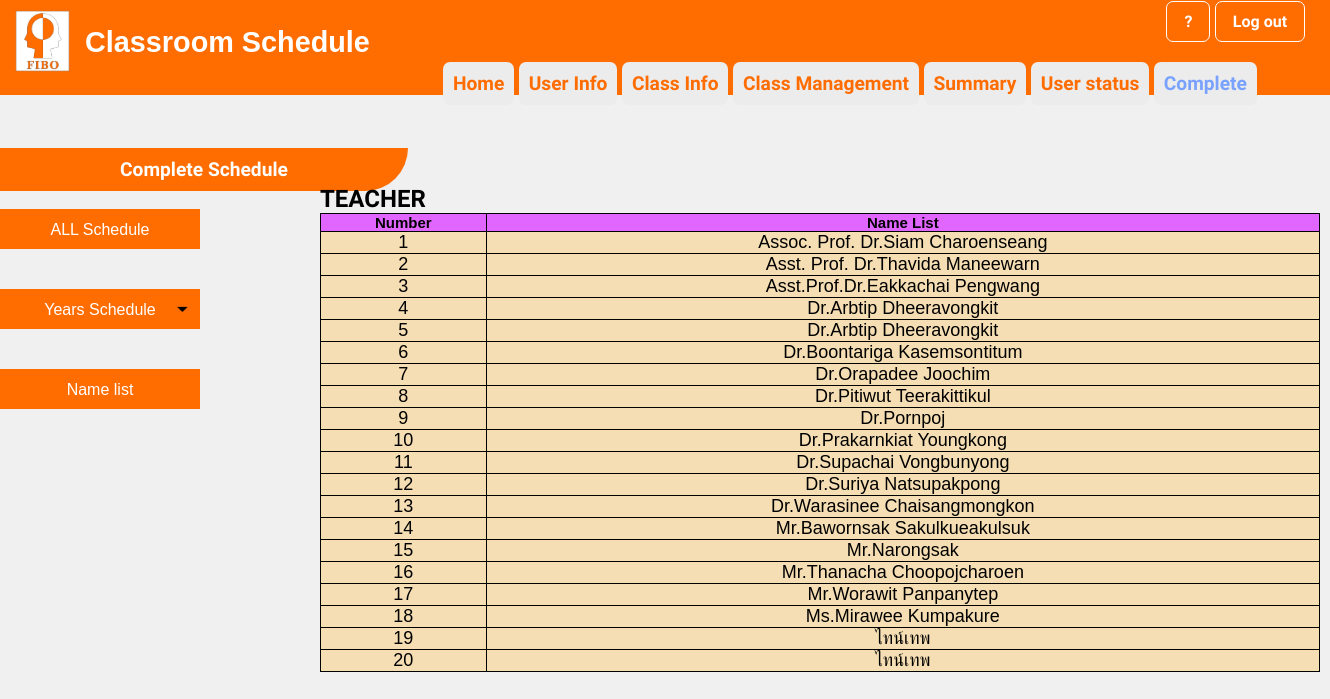
Page /admin7-2.php on the committed database.
### tables this page shows
CREATE TABLE `table_account` (
  `No` int(3) NOT NULL,
  `teacher_name` varchar(100) NOT NULL,
  `teacher_email` varchar(100) NOT NULL,
  `teacher_password` varchar(100) NOT NULL DEFAULT '1234',
  `teacher_status` varchar(100) NOT NULL DEFAULT 'T'
);

### admin7-2.php (the view, shortened to what this page needs)
<?php
      require 'dbconfig/config.php';
?>
<!DOCTYPE html>
<html lang="en">
  <head>
    <link rel="stylesheet" type="text/css" href="css/admin7-1.css">
    <link rel="stylesheet" type="text/css" href="css/admin7-2.css">
  </head>
  <body >
    <header>
        <img src="images/FIBO_logo.jpg" width="55" height="62" style="margin-top: 10px; margin-left: 10px">
        <div style="font-size: 1.8em; margin-top: -50px; margin-left: 80px">
        <b>Classroom Schedule</b>
        </div><br><br>
        </header>
        <div style="margin-top: -94px; margin-left:87.7%">
        <a href="index.php" class="btn"><b>?</b></a>
        <a href="index.php" class="btn"><b>Log out</b></a>
    </div>
    <div style="margin-top: 20px; margin-left:33.3%">
        <a href="admin1.php" class="btn1"><b>Home</b></a>
        <a href="admin2.php" class="btn1"><b>User Info</b></a>
        <a href="admin3.php" class="btn1"><b>Class Info</b></a>
        <a href="admin4.php" class="btn1"><b>Class Management</b></a>
        <a href="admin5.php" class="btn1"><b>Summary</b></a>
        <a href="admin6.php" class="btn1"><b>User status</b></a>
        <a href="admin7.php" class="btn1"style=" color: #79a2ff"><b>Complete</b></a>
    </div>
        <div style=" margin-top:25px">
        <br><b class="topics">Complete Schedule</b><br><br>
        <ul id="navbar">
                <li><a href="admin7.php"style ="
                    background-color:#ff6d00;">ALL Schedule</a>
                <li><a href="admin7-1.php" style ="background: url(images/arrow.png);
                    background-repeat: no-repeat;
                    background-size: 25px;
                    background-position: right center;
                    background-color:#ff6d00">Years Schedule</a>
                </li>
                <li><a href="admin7-2.php"style ="
                    background-repeat: no-repeat;
                    background-size: 25px;
                    background-position: right center;
                    background-color:#ff6d00;
                    margin-top : -0.5px">Name list</a>
                </li>
            </ul>
</div></br></br>
        <div  style="margin-top: -300px; margin-left: 320px" class="show">
        <h1>TEACHER</h1>
        <table>
            <tr class="head">
                <th rowspan="1">
                    Number
                </th>
                <th colspan="1">
                    Name List
                </th>
            </tr>
            <?php
            $x = 0;
                $sql = "SELECT * FROM table_account";
                $smyData = mysqli_query($con, $sql);
                while($row = mysqli_fetch_array($smyData)) {
                    $x++;
                    $teacher = "teacher".$x;
                    echo "<tr class='data'>";
                    echo "<td>";
                    echo $x;
                    echo "</td>";
                    echo "<td>";
                    echo "<button name='$teacher' class='data-button'>".$row['teacher_name']."</button>";
                    echo "</td>";
                    echo "</tr>";
                }
            ?>
            </table>
        </div>
  </body>
</html>

### css/admin7-1.css (style rules this page uses)
* { margin: 0; padding: 0; }
.btn { display: inline-block; border:1.5px solid white; padding: 10px 17px; background-color: #ff6c00; text-decoration: none; font-family: 'Work Sans', sans-serif; font-size: 1em; color: #ffffff ; border-radius:7px; transition: 0.1s; }
.btn1 { display: inline-block; border: 0px solid #ff6c00; padding: 10px 10px; background-color: #ececec; text-decoration: none; font-family: 'Work Sans', sans-serif; font-size: 1.2em; color: #ff6c00 ; border-radius: 7px; transition: 0.1s; }
.topics { display: inline-block; border: 0px solid #ff6c00; padding: 10px 120px; background-color: #ff6c00; text-decoration: none; font-family: 'Work Sans', sans-serif; font-size: 1.2em; color: #ffffff ; border-bottom-right-radius: 50px; transition: 0.1s; }
table, tr, th, td { border: 1px solid black; border-collapse: collapse; }
.head { background-color: #E066FF; font-size: 15px; text-align: center; }
body { background-color: #f0f0f0; color: Black ; font-family: 'Work Sans', sans-serif; font-size: 1em; text-align: left; }
header { background: #ff6c00 none repeat-x 0 0; color: #FFFFFF; margin-top: 0px; padding: 0 5px; text-align: left; }
.show { margin-top: -225px; margin-left: 450px }
h1 { color: Black ; font-family: 'Work Sans', sans-serif; font-size: 1.5em; text-align: left; }
li { list-style-type: none; text-align: center; height: 40px; width:200px; }
li a { text-decoration: none; background: #ff6d00; display: block; color: #ffffff; height: 40px; width:200px; line-height: 42px; }
#navbar > li { margin-bottom: 40px; }

### css/admin7-2.css (style rules this page uses)
* { margin: 0; padding: 0; }
body { font-family: 'Kanit', sans-serif; }
table { border-collapse: collapse; width: 1000px; height: auto; }
table, th, td { border: 1px solid black; }
.head th { text-align: center; font-size: 15px; color: black; background: #E066FF; }
td { text-align: center; font-size: 15px; }
.data td { text-align: center; font-size: 18px; color: black; text-decoration: none; background: wheat; }
.data-button { text-align: center; font-size: 18px; color: black; background: wheat; border: 0; }

### rows in the picture
table_account: teacher_name "Assoc. Prof. Dr.Siam Charoenseang"
table_account: teacher_name "Asst. Prof. Dr.Thavida Maneewarn"
table_account: teacher_name "Asst.Prof.Dr.Eakkachai Pengwang"
table_account: teacher_name "Dr.Arbtip Dheeravongkit"
table_account: teacher_name "Dr.Arbtip Dheeravongkit"
table_account: teacher_name "Dr.Boontariga Kasemsontitum"
table_account: teacher_name "Dr.Orapadee Joochim"
table_account: teacher_name "Dr.Pitiwut Teerakittikul"
table_account: teacher_name "Dr.Pornpoj"
table_account: teacher_name "Dr.Prakarnkiat Youngkong"
table_account: teacher_name "Dr.Supachai Vongbunyong"
table_account: teacher_name "Dr.Suriya Natsupakpong"
table_account: teacher_name "Dr.Warasinee Chaisangmongkon"
table_account: teacher_name "Mr.Bawornsak Sakulkueakulsuk"
table_account: teacher_name "Mr.Narongsak"
table_account: teacher_name "Mr.Thanacha Choopojcharoen"
table_account: teacher_name "Mr.Worawit Panpanytep"
table_account: teacher_name "Ms.Mirawee Kumpakure"
table_account: teacher_name "ไทน์เทพ"
table_account: teacher_name "ไทน์เทพ"
